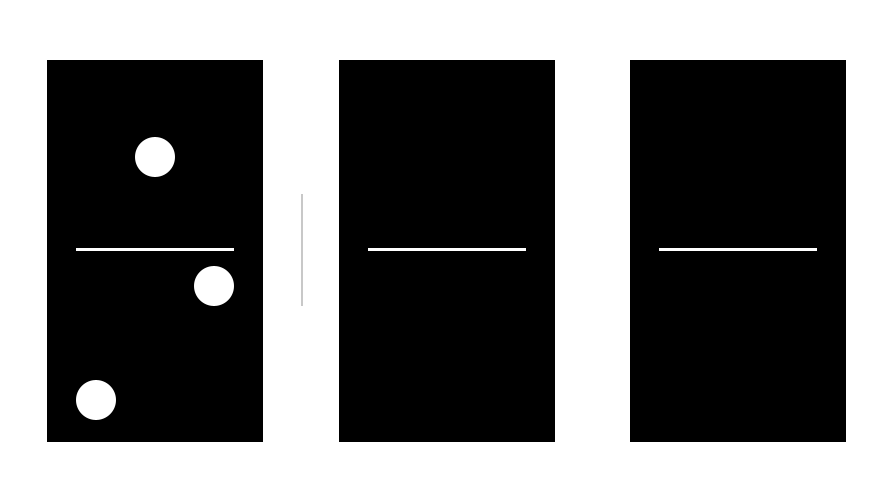
Frame 1 (no input)
Frame 60 (the mouse pressed at the canvas centre just before this capture): identical to frame 1, image omitted
Frame 120 (the mouse held since frame 60 and released just before this capture): identical to frame 1, image omitted

The Processing sketch that drew this single still picture (run headless with seeded random() and noise(); from frame 60 on, the mouse is pressed at the canvas centre):

// Processing sketch: processing_122588
// ── processing_122588.pde

void setup()
{
  size(895, 501);
  background(255);
  smooth();
}


void draw()
{
  //Main rects
  pushMatrix();
  noStroke();
  fill(0);
  rect(47, 60, 216, 382);
  rect(339, 60, 216, 382);
  rect(630, 60, 216, 382);
  popMatrix();
  resetMatrix();
  
  //Dividing lines
  pushMatrix();
  noStroke();
  fill(255);
  rect(76, 248, 158, 3);
  rect(368, 248, 158, 3);
  rect(659, 248, 158, 3);
  popMatrix();
  resetMatrix();
  
  //Vertical line
  pushMatrix();
    
    if (hour()<6)
  {
    fill (40);
  }
  else
  { fill(200); }
    
    
  if (hour()>=17)
  {
    fill (40);
  }
  else
  { fill(200); }

  rect(301, 194, 2, 112);
  popMatrix();
  resetMatrix();
  

  
  //Hours
  int h = hour() % 12; // from 0 - 23 to 0 - 11
  if (h == 0) {
  h = 12; // now 1 - 12
  }
  
  //Row 1
  //1
  pushMatrix();
  if (h== 8 || h== 10 || h== 11 || h== 12) {
    fill(255);
  }
  else {
    noFill();
  }
  ellipse(96, 100, 40, 40);
  popMatrix();
  resetMatrix();  
  
  //2
  pushMatrix();
  noFill();
  ellipse(155, 100, 40, 40);
  popMatrix();
  resetMatrix();    
  
  //3
  pushMatrix();
  if (h== 4 || h== 6 || h== 7 || h== 8 || h== 9 || h== 10 || h== 11 || h== 12) {
    fill(255);
  }
  else {
    noFill();
  }
  ellipse(214, 100, 40, 40);
  popMatrix();
  resetMatrix();  
  
  
  //Row 2
  //1
  pushMatrix();
  if (h== 12) {
    fill(255);
  }
  else {
    noFill();
  }
  ellipse(96, 157, 40, 40);
  popMatrix();
  resetMatrix();    
  
  //2
  pushMatrix();
  if (h== 1 || h== 2 || h== 3 || h== 5 || h== 6 || h== 7 || h== 9 || h== 10 || h== 11) {
    fill(255);
  }
  else {
    noFill();
  }
  ellipse(155, 157, 40, 40);
  popMatrix();
  resetMatrix();

  //3
  pushMatrix();
  if (h== 12) {
    fill(255);
  }
  else {
    noFill();
  }
  ellipse(214, 157, 40, 40);
  popMatrix();
  resetMatrix();   
  
  
  //Row 3
  //1
  pushMatrix();
  if (h== 4 || h== 6 || h== 7 || h== 8 || h== 9 || h== 10 || h== 11 || h== 12) {
    fill(255);
  }
  else {
    noFill();
  }
  ellipse(96, 214, 40, 40);
  popMatrix();
  resetMatrix();  
  
  //2
  pushMatrix();
  noFill();
  ellipse(155, 214, 40, 40);
  popMatrix();
  resetMatrix(); 
  
  //3
  pushMatrix();
  if (h== 8 || h== 10 || h== 11 || h== 12) {
    fill(255);
  }
  else {
    noFill();
  }
  ellipse(214, 214, 40, 40);
  popMatrix();
  resetMatrix(); 
  
  
  //Row 4
  //1
    pushMatrix();
  if (h== 5 || h== 7 || h== 8 || h== 9 || h== 10 || h== 11 || h== 12) {
    fill(255);
  }
  else {
    noFill();
  }
  ellipse(96, 286, 40, 40);
  popMatrix();
  resetMatrix(); 
  
  //2
  pushMatrix();
  noFill();
  ellipse(155, 286, 40, 40);
  popMatrix();
  resetMatrix(); 
  
  //3
  pushMatrix();
  if (h== 3 || h== 4 || h== 5 || h== 6 || h== 7 || h== 8 || h== 9 || h== 10 || h== 11 || h== 12) {
    fill(255);
  }
  else {
    noFill();
  }
  ellipse(214, 286, 40, 40);
  popMatrix();
  resetMatrix();   
  

  //Row 5
  //1  
  pushMatrix();
  if (h== 9 || h== 11 || h== 12) {
    fill(255);
  }
  else {
    noFill();
  }
  ellipse(96, 343, 40, 40);
  popMatrix();
  resetMatrix(); 
  
  //2
  pushMatrix();
  if (h== 2 || h== 6 || h== 10) {
    fill(255);
  }
  else {
    noFill();
  }
  ellipse(155, 343, 40, 40);
  popMatrix();
  resetMatrix();   
  
  //3
  pushMatrix();
  if (h== 9 || h== 11 || h== 12) {
    fill(255);
  }
  else {
    noFill();
  }
  ellipse(214, 343, 40, 40);
  popMatrix();
  resetMatrix();    
  
  
  //Row 6
  //1
  pushMatrix();
  if (h== 3 || h== 4 || h== 5 || h== 6 || h== 7 || h== 8 || h== 9 || h== 10 || h== 11 || h== 12) {
    fill(255);
  }
  else {
    noFill();
  }
  ellipse(96, 400, 40, 40);
  popMatrix();
  resetMatrix(); 
  
  //2
  pushMatrix();
  noFill();
  ellipse(155, 400, 40, 40);
  popMatrix();
  resetMatrix(); 
    
  //3
  pushMatrix();
  if (h== 5 || h== 7 || h== 8 || h== 9 || h== 10 || h== 11 || h== 12) {
    fill(255);
  }
  else {
    noFill();
  }
  ellipse(214, 400, 40, 40);
  popMatrix();
  resetMatrix();   
  



  
  //Minutes 

  int m1 = int(minute() / 10);
  int m2 = minute() % 10;
  
  
  //Minutes 1
  //Row 1
  //1
  pushMatrix();
  noFill();
  ellipse(388, 100, 40, 40);
  popMatrix();
  resetMatrix();  
 
  //2
  pushMatrix();
  noFill();
  ellipse(447, 100, 40, 40);
  popMatrix();
  resetMatrix();  
  
  //3
  pushMatrix();
  if (m1== 4) {
    fill(255);
  }
  else {
    noFill();
  }
  ellipse(506, 100, 40, 40);
  popMatrix();
  resetMatrix();   
  
  
  //Row 2
  //1
  pushMatrix();
  noFill();
  ellipse(388, 158, 40, 40);
  popMatrix();
  resetMatrix();  

  //2
  pushMatrix();
  if (m1== 1 || m1== 2 || m1== 3 || m1== 5) {
    fill(255);
  }
  else {
    noFill();
  }
  ellipse(447, 158, 40, 40);
  popMatrix();
  resetMatrix();     
  
  //3
  pushMatrix();
  noFill();
  ellipse(506, 158, 40, 40);
  popMatrix();
  resetMatrix();  
  
  
  //Row 3
  //1
  pushMatrix();
  if (m1== 4) {
    fill(255);
  }
  else {
    noFill();
  }
  ellipse(388, 215, 40, 40);
  popMatrix();
  resetMatrix(); 

  //2
  pushMatrix();
  noFill();
  ellipse(447, 215, 40, 40);
  popMatrix();
  resetMatrix();   
  
  //3
  pushMatrix();
  noFill();
  ellipse(506, 215, 40, 40);
  popMatrix();
  resetMatrix();  
  
  
  //Row 4
  //1
  pushMatrix();
  if (m1== 5) {
    fill(255);
  }
  else {
    noFill();
  }
  ellipse(388, 286, 40, 40);
  popMatrix();
  resetMatrix(); 
  
  //2
  pushMatrix();
  noFill();
  ellipse(447, 286, 40, 40);
  popMatrix();
  resetMatrix();  
  
  //3
  pushMatrix();
  if (m1== 3 || m1== 4 || m1== 5) {
    fill(255);
  }
  else {
    noFill();
  }
  ellipse(506, 286, 40, 40);
  popMatrix();
  resetMatrix();   
  
  
  //Row 5
  //1
  pushMatrix();
  noFill();
  ellipse(388, 343, 40, 40);
  popMatrix();
  resetMatrix();    
  
  //2
  pushMatrix();
  if (m1== 2) {
    fill(255);
  }
  else {
    noFill();
  }
  ellipse(447, 343, 40, 40);
  popMatrix();
  resetMatrix();   
  
  //3
  pushMatrix();
  noFill();
  ellipse(506, 343, 40, 40);
  popMatrix();
  resetMatrix();  
  
  
  //Row 6
  //1
  pushMatrix();
  if (m1== 3 || m1== 4 || m1== 5) {
    fill(255);
  }
  else {
    noFill();
  }
  ellipse(388, 400, 40, 40);
  popMatrix();
  resetMatrix();   
  
  //2
  pushMatrix();
  noFill();
  ellipse(447, 400, 40, 40);
  popMatrix();
  resetMatrix();  
  
  //3
  pushMatrix();
  if (m1== 5) {
    fill(255);
  }
  else {
    noFill();
  }
  ellipse(506, 400, 40, 40);
  popMatrix();
  resetMatrix();     
  
  
  
  //Minutes 2
  //Row 1 
  //1
  pushMatrix();
  if (m2== 8) {
    fill(255);
  }
  else {
    noFill();
  }
  ellipse(680, 100, 40, 40);
  popMatrix();
  resetMatrix();   

  //2
  pushMatrix();
  noFill();
  ellipse(739, 100, 40, 40);
  popMatrix();
  resetMatrix();   
  
  //3
  pushMatrix();
  if (m2== 4 || m2== 6 || m2== 7 || m2== 8 || m2== 9) {
    fill(255);
  }
  else {
    noFill();
  }
  ellipse(798, 100, 40, 40);
  popMatrix();
  resetMatrix(); 
  
  
  //Row 2
  //1
  pushMatrix();
  noFill();
  ellipse(680, 158, 40, 40);
  popMatrix();
  resetMatrix();   
  
  //2
  pushMatrix();
  if (m2== 1 || m2== 2 || m2== 3 || m2== 6 || m2== 7 || m2== 9) {
    fill(255);
  }
  else {
    noFill();
  }
  ellipse(739, 158, 40, 40);
  popMatrix();
  resetMatrix(); 
  
  //3
  pushMatrix();
  noFill();
  ellipse(798, 158, 40, 40);
  popMatrix();
  resetMatrix();    
  
  
  //Row 3
  //1
  pushMatrix();
  if (m2== 4 || m2== 6 || m2== 7 || m2== 8 || m2== 9) {
    fill(255);
  }
  else {
    noFill();
  }
  ellipse(680, 215, 40, 40);
  popMatrix();
  resetMatrix();   
  
  //2
  pushMatrix();
  noFill();
  ellipse(739, 215, 40, 40);
  popMatrix();
  resetMatrix();    
  
  //3
  pushMatrix();
  if (m2== 8) {
    fill(255);
  }
  else {
    noFill();
  }
  ellipse(798, 215, 40, 40);
  popMatrix();
  resetMatrix();   
  
  
  //Row 4
  //1
  pushMatrix();
  if (m2== 5 || m2== 7 || m2== 8 || m2== 9) {
    fill(255);
  }
  else {
    noFill();
  }
  ellipse(680, 286, 40, 40);
  popMatrix();
  resetMatrix();    
  
  //2
  pushMatrix();
  noFill();
  ellipse(739, 286, 40, 40);
  popMatrix();
  resetMatrix();  
  
  //3
  pushMatrix();
  if (m2== 3 || m2== 4 || m2== 5 || m2== 6 || m2== 7 || m2== 8 || m2== 9) {
    fill(255);
  }
  else {
    noFill();
  }
  ellipse(798, 286, 40, 40);
  popMatrix();
  resetMatrix();   
  
  
  //Row 5
  //1
      pushMatrix();
  if (m2== 9) {
    fill(255);
  }
  else {
    noFill();
  }
  ellipse(680, 343, 40, 40);
  popMatrix();
  resetMatrix(); 
  
  //2
  pushMatrix();
  if (m2== 2 || m2== 6) {
    fill(255);
  }
  else {
    noFill();
  }
  ellipse(739, 343, 40, 40);
  popMatrix();
  resetMatrix();    
  
  //3
    pushMatrix();
  if (m2== 9) {
    fill(255);
  }
  else {
    noFill();
  }
  ellipse(798, 343, 40, 40);
  popMatrix();
  resetMatrix(); 

  
  //Row 6
  //1
  pushMatrix();
  if (m2== 3 || m2== 4 || m2== 5 || m2== 6 || m2== 7 || m2== 8 || m2== 9 ) {
    fill(255);
  }
  else {
    noFill();
  }
  ellipse(680, 400, 40, 40);
  popMatrix();
  resetMatrix();
  
  //2
  pushMatrix();
  noFill();
  ellipse(739, 400, 40, 40);
  popMatrix();
  resetMatrix();    
  
  //3
  pushMatrix();
  if (m2== 5 || m2== 7 || m2== 8 || m2== 9) {
    fill(255);
  }
  else {
    noFill();
  }
  ellipse(798, 400, 40, 40);
  popMatrix();
  resetMatrix();  
  
  
  
    println(hour());
    println(minute());
}
